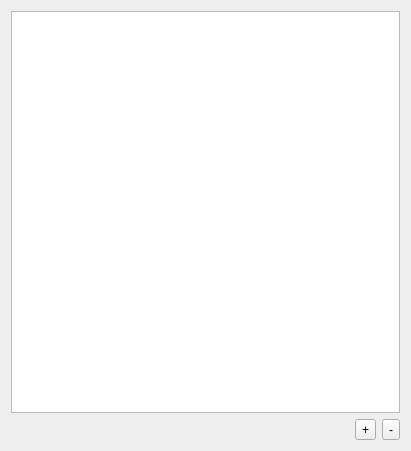
<?xml version="1.0" encoding="UTF-8"?>
<ui version="4.0">
 <class>Frame</class>
 <widget class="QWidget" name="Frame">
  <property name="geometry">
   <rect>
    <x>0</x>
    <y>0</y>
    <width>411</width>
    <height>451</height>
   </rect>
  </property>
  <property name="windowTitle">
   <string>Attack Scripts</string>
  </property>
  <layout class="QVBoxLayout" name="verticalLayout">
   <item>
    <widget class="QListWidget" name="fileList"/>
   </item>
   <item>
    <layout class="QHBoxLayout" name="horizontalLayout">
     <item>
      <spacer name="horizontalSpacer">
       <property name="orientation">
        <enum>Qt::Horizontal</enum>
       </property>
       <property name="sizeHint" stdset="0">
        <size>
         <width>40</width>
         <height>20</height>
        </size>
       </property>
      </spacer>
     </item>
     <item>
      <widget class="QToolButton" name="addButton">
       <property name="text">
        <string>+</string>
       </property>
      </widget>
     </item>
     <item>
      <widget class="QToolButton" name="removeButton">
       <property name="text">
        <string>-</string>
       </property>
      </widget>
     </item>
    </layout>
   </item>
  </layout>
 </widget>
 <resources/>
 <connections/>
</ui>
